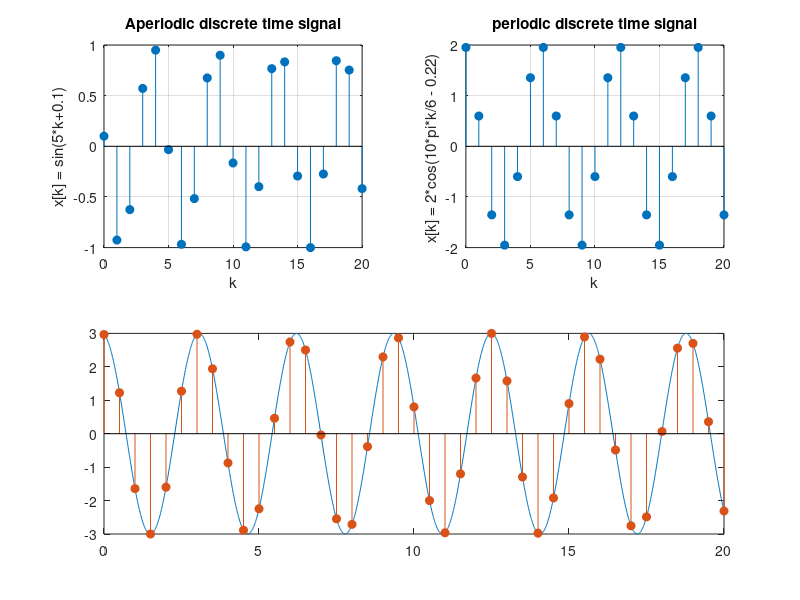

Recreate this plot in MATLAB.
  clear; clf;   %clear memory and figure
k = 0:1:20; %21 samples
x = sin(5*k + 0.1);
subplot(2,2,1);
stem(k,x,'filled'); grid;
xlabel('k'); ylabel('x[k] = sin(5*k+0.1)');
title('Aperiodic discrete time signal');

x = 2*cos(10*pi*k/6 - 0.22);
subplot(2,2,2);
stem(k,x,'filled'); grid;
xlabel('k'); ylabel('x[k] = 2*cos(10*pi*k/6 - 0.22) ');
title('periodic discrete time signal');

t = 0:0.01:20;
fct = 3*cos(2*t+0.15); %continous time signal
T = 0.5;  %sample interval (time)
k = 0/T: 20/T; %discrete time values (from t=kT)
fdt = 3*cos(k+0.15); %discrete time signal
subplot(2,1,2); %plot both signals on continous time axis
plot(t,fct); %use t=kT for discrete time signal
hold on;
stem(k*T,fdt, 'filled');
